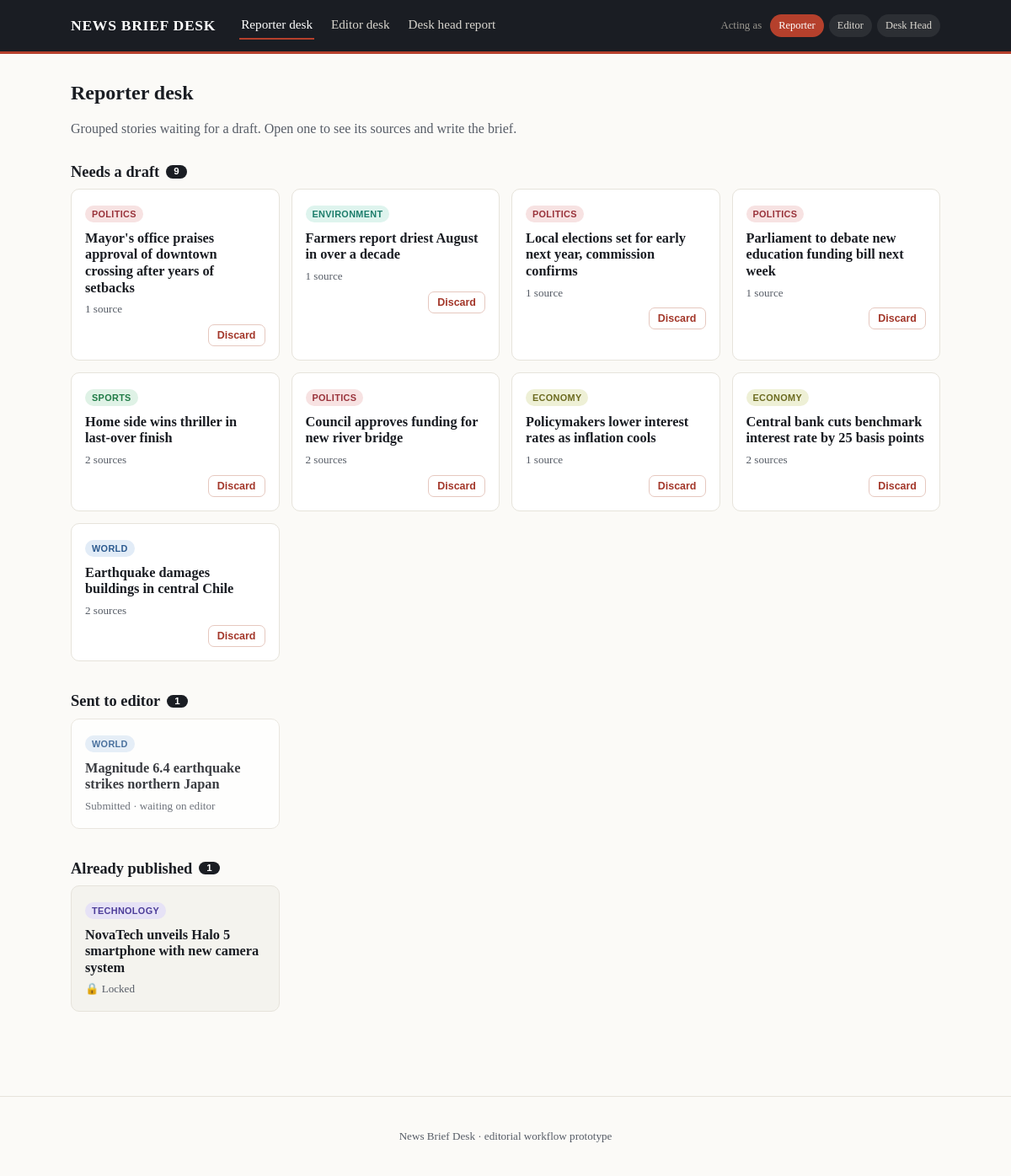
Page /reporter on the committed database.
### tables this page shows
CREATE TABLE stories (
            id INTEGER PRIMARY KEY AUTOINCREMENT,
            title TEXT NOT NULL,
            category TEXT NOT NULL,
            draft TEXT NOT NULL,
            final_text TEXT,
            status TEXT NOT NULL DEFAULT 'DRAFT',
                -- DRAFT -> IN_REVIEW -> PUBLISHED  (or MERGED, which points at merged_into_id)
            merged_into_id INTEGER,
            editor_note TEXT,
            created_at TEXT NOT NULL,
            submitted_at TEXT,
            published_at TEXT,
            FOREIGN KEY (merged_into_id) REFERENCES stories(id)
        );

### app.py (the view)
@app.route("/reporter")
def reporter():
    connection = get_connection()
    draft_stories = stories_with_counts(connection, "WHERE stories.status = 'DRAFT'")
    submitted_stories = stories_with_counts(connection, "WHERE stories.status = 'IN_REVIEW'")
    published_stories = stories_with_counts(connection, "WHERE stories.status = 'PUBLISHED'")
    connection.close()
    return render_template(
        "reporter.html",
        draft_stories=draft_stories,
        submitted_stories=submitted_stories,
        published_stories=published_stories,
        desk_role="reporter",
    )

### app.py (called while the page is built)
@app.context_processor
def inject_role():
    return {"current_role": session.get("role", "reporter")}

def stories_with_counts(connection, where_clause="", params=()):
    query = f"""
        SELECT stories.*, COUNT(story_sources.id) AS sources_count
        FROM stories
        LEFT JOIN story_sources ON stories.id = story_sources.story_id
        {where_clause}
        GROUP BY stories.id
        ORDER BY stories.created_at DESC
    """
    return connection.execute(query, params).fetchall()

### database/database.py (called while the page is built)
def get_connection():
    connection = sqlite3.connect(DATABASE)
    connection.row_factory = sqlite3.Row
    connection.execute("PRAGMA foreign_keys = ON")
    return connection

### templates/reporter.html (shortened to what this page needs)
{% extends "base.html" %}
{% block content %}
<section class="page-head">
    <h1>Reporter desk</h1>
    <p>Grouped stories waiting for a draft. Open one to see its sources and write the brief.</p>
</section>
<section class="story-column">
    <h2 class="column-title">Needs a draft <span class="count-badge">{{ draft_stories|length }}</span></h2>
    {% if draft_stories %}
        <div class="story-grid">
            {% for story in draft_stories %}
            <div class="story-card">
                <a href="{{ url_for('reporter_story', story_id=story.id) }}" class="story-card-link">
                    <span class="tag tag-{{ story.category|lower }}">{{ story.category }}</span>
                    <h3>{{ story.title }}</h3>
                    <p class="story-meta">{{ story.sources_count }} source{{ 's' if story.sources_count != 1 }}</p>
                </a>
                {% if current_role == 'reporter' %}
                <div class="story-card-foot">
                    <form method="POST" action="{{ url_for('reporter_delete', story_id=story.id) }}"
                          onsubmit="return confirm('Discard this item? This can\'t be undone.');">
                        <button type="submit" class="btn btn-danger btn-small">Discard</button>
                    </form>
                </div>
                {% endif %}
            </div>
            {% endfor %}
        </div>
    {% else %}
        <p class="empty-state">Nothing waiting &mdash; the incoming pile is clear.</p>
    {% endif %}
</section>
<section class="story-column">
    <h2 class="column-title">Sent to editor <span class="count-badge">{{ submitted_stories|length }}</span></h2>
    {% if submitted_stories %}
        <div class="story-grid">
            {% for story in submitted_stories %}
            <a href="{{ url_for('reporter_story', story_id=story.id) }}" class="story-card story-card-muted">
                <span class="tag tag-{{ story.category|lower }}">{{ story.category }}</span>
                <h3>{{ story.title }}</h3>
                <p class="story-meta">Submitted &middot; waiting on editor</p>
            </a>
            {% endfor %}
        </div>
    {% else %}
        <p class="empty-state">Nothing currently in review.</p>
    {% endif %}
</section>
<section class="story-column">
    <h2 class="column-title">Already published <span class="count-badge">{{ published_stories|length }}</span></h2>
    {% if published_stories %}
        <div class="story-grid">
            {% for story in published_stories %}
            <a href="{{ url_for('reporter_story', story_id=story.id) }}" class="story-card story-card-locked">
                <span class="tag tag-{{ story.category|lower }}">{{ story.category }}</span>
                <h3>{{ story.title }}</h3>
                <p class="story-meta">🔒 Locked</p>
            </a>
            {% endfor %}
        </div>
    {% else %}
        <p class="empty-state">Nothing published yet.</p>
    {% endif %}
</section>
{% endblock %}

### templates/base.html (shortened to what this page needs)
<!DOCTYPE html>
<html lang="en">
<head>
    <link rel="stylesheet" href="{{ url_for('static', filename='style.css') }}">
</head>
<body>
    <header class="navbar">
        <div class="navbar-container">
            <a href="/" class="logo">News Brief Desk</a>
            <nav class="navigation">
                <a href="{{ url_for('reporter') }}" class="{{ 'active' if request.path.startswith('/reporter') else '' }}">Reporter desk</a>
                <a href="{{ url_for('editor') }}" class="{{ 'active' if request.path.startswith('/editor') else '' }}">Editor desk</a>
                <a href="{{ url_for('dashboard') }}" class="{{ 'active' if request.path.startswith('/dashboard') else '' }}">Desk head report</a>
            </nav>
            <div class="role-switch">
                <span class="role-label">Acting as</span>
                {% for role in ['reporter', 'editor', 'desk_head'] %}
                    <a href="{{ url_for('set_role', role=role) }}"
                       class="role-pill {{ 'is-current' if current_role == role else '' }}">
                        {{ role.replace('_', ' ')|title }}
                    </a>
                {% endfor %}
            </div>
        </div>
    </header>
    <main>
        {% block content %}{% endblock %}
    </main>
    <footer>
        <p>News Brief Desk &middot; editorial workflow prototype</p>
    </footer>
</body>
</html>

### static/style.css (style rules this page uses)
:root { --ink: #1a1d23; --ink-soft: #565c66; --paper: #fbfaf7; --panel: #ffffff; --line: #e6e3db; --accent: #b5402c; --accent-soft: #f4e4df; --good: #2f7a4d; --good-soft: #e4f2e8; --warn: #a06a12; --warn-soft: #f8ecd8; --radius: 10px; font-size: 16px; }
* { box-sizing: border-box; }
body { margin: 0; font-family: "Iowan Old Style", "Palatino Linotype", Georgia, "Times New Roman", serif; background: var(--paper); color: var(--ink); line-height: 1.5; }
h1, h2, h3 { font-family: "Iowan Old Style", Georgia, serif; line-height: 1.2; margin: 0 0 .5em; }
a { color: var(--accent); text-decoration: none; }
.navbar { background: var(--ink); color: #fff; border-bottom: 3px solid var(--accent); }
.navbar-container { max-width: 1080px; margin: 0 auto; padding: 14px 24px; display: flex; align-items: center; gap: 28px; flex-wrap: wrap; }
.logo { font-weight: 700; letter-spacing: .04em; font-size: 1.1rem; color: #fff; text-transform: uppercase; }
.navigation { display: flex; gap: 18px; }
.navigation a { color: #d9d6cf; font-size: .95rem; padding: 4px 2px; border-bottom: 2px solid transparent; }
.navigation a.active { color: #fff; border-bottom-color: var(--accent); }
.role-switch { margin-left: auto; display: flex; align-items: center; gap: 6px; font-size: .8rem; }
.role-label { color: #9a978f; margin-right: 4px; }
.role-pill { background: rgba(255,255,255,.08); color: #d9d6cf; padding: 4px 10px; border-radius: 999px; font-size: .78rem; }
.role-pill.is-current { background: var(--accent); color: #fff; }
main { max-width: 1080px; margin: 0 auto; padding: 32px 24px 64px; }
footer { text-align: center; color: var(--ink-soft); font-size: .82rem; padding: 24px; border-top: 1px solid var(--line); }
.page-head { margin-bottom: 28px; }
.page-head p { color: var(--ink-soft); }
.story-column { margin-bottom: 36px; }
.column-title { font-size: 1.15rem; display: flex; align-items: center; gap: 8px; }
.count-badge { background: var(--ink); color: #fff; font-size: .72rem; font-weight: 700; padding: 1px 9px; border-radius: 999px; font-family: sans-serif; }
.story-grid { display: grid; grid-template-columns: repeat(auto-fill, minmax(230px, 1fr)); gap: 14px; }
.story-card { display: block; background: var(--panel); border: 1px solid var(--line); border-radius: var(--radius); padding: 16px; color: var(--ink); transition: border-color .15s, transform .15s; }
.story-card-link { display: block; color: inherit; }
.story-card h3 { font-size: 1.02rem; margin: 8px 0 6px; }
.story-meta { color: var(--ink-soft); font-size: .82rem; margin: 0; }
.story-card-muted { opacity: .85; }
.story-card-locked { background: #f4f3ee; }
.tag { display: inline-block; font-size: .68rem; font-family: sans-serif; font-weight: 700; letter-spacing: .03em; text-transform: uppercase; padding: 2px 8px; border-radius: 999px; background: #eee; color: #555; }
.tag-world { background: #e2ecf7; color: #2c5a8f; }
.tag-economy { background: #eef0d6; color: #6b6a1f; }
.tag-technology { background: #e6e2f6; color: #4c3d99; }
.tag-sports { background: #dff2e6; color: #1f7a45; }
.tag-politics { background: #f7e2e2; color: #99323a; }
.tag-environment { background: #def4ee; color: #1c7d6b; }
.btn { font-family: sans-serif; font-size: .88rem; font-weight: 600; padding: 9px 16px; border-radius: 7px; border: 1px solid transparent; cursor: pointer; display: inline-block; }
.btn-danger { background: #fff; color: #a3372a; border-color: #e6c8bf; }
.btn-small { padding: 5px 10px; font-size: .78rem; }
.story-card { position: relative; }
.story-card-foot { display: flex; justify-content: flex-end; margin-top: 8px; }
.story-card-foot form { margin: 0; }

### rows in the picture
stories: category "POLITICS", title "Mayor's office praises approval of downtown crossing after years of setbacks", sources_count "1"
stories: category "ENVIRONMENT", title "Farmers report driest August in over a decade", sources_count "1"
stories: category "POLITICS", title "Local elections set for early next year, commission confirms", sources_count "1"
stories: category "POLITICS", title "Parliament to debate new education funding bill next week", sources_count "1"
stories: category "SPORTS", title "Home side wins thriller in last-over finish", sources_count "2", sources_count "s"
stories: category "POLITICS", title "Council approves funding for new river bridge", sources_count "2", sources_count "s"
stories: category "ECONOMY", title "Policymakers lower interest rates as inflation cools", sources_count "1"
stories: category "ECONOMY", title "Central bank cuts benchmark interest rate by 25 basis points", sources_count "2", sources_count "s"
stories: category "WORLD", title "Earthquake damages buildings in central Chile", sources_count "2", sources_count "s"
stories: category "WORLD", title "Magnitude 6.4 earthquake strikes northern Japan"
stories: category "TECHNOLOGY", title "NovaTech unveils Halo 5 smartphone with new camera system"

### other values in the picture
{{ role.replace('_', ' ')|title }} "Reporter" "Editor" "Desk Head"
{{ draft_stories|length }} "9"
{{ submitted_stories|length }} "1"
{{ published_stories|length }} "1"
